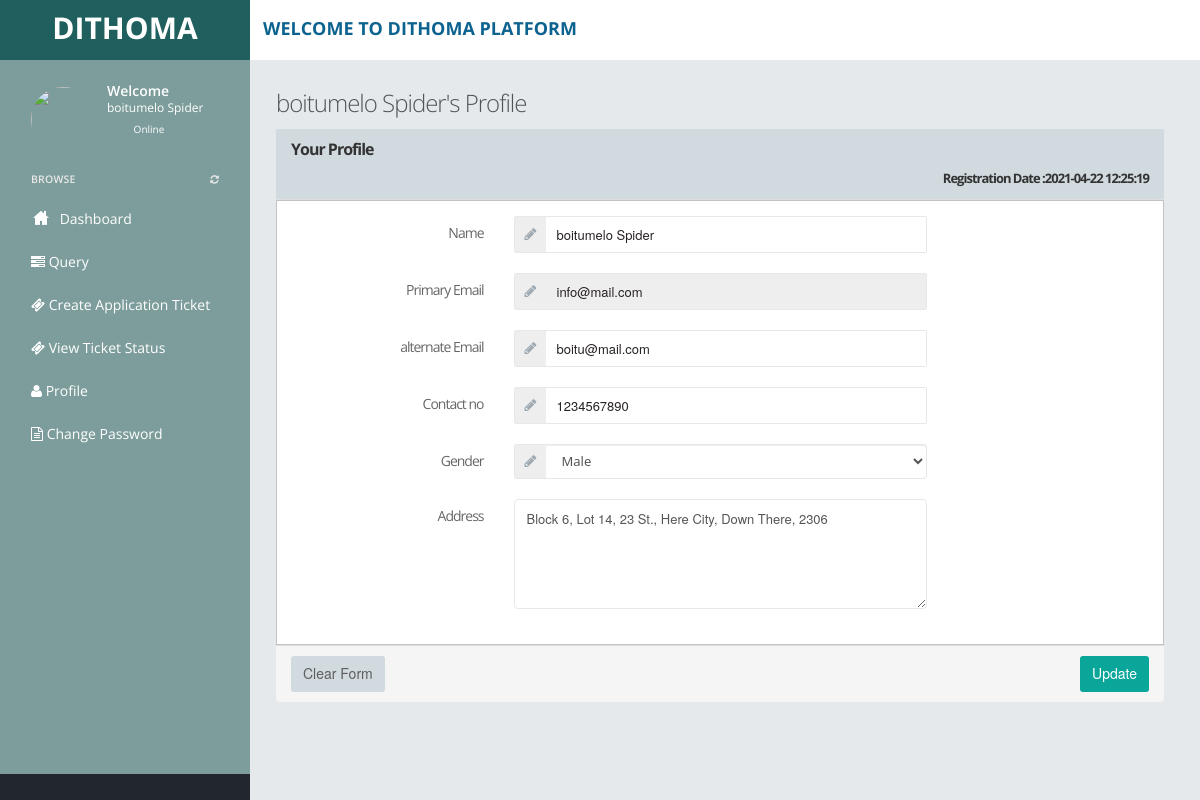
The app's page /profile.php (signed in) with its own data.
### tables this page shows
CREATE TABLE `user` (
  `id` int(11) NOT NULL,
  `name` varchar(255) DEFAULT NULL,
  `email` varchar(255) DEFAULT NULL,
  `alt_email` varchar(255) DEFAULT NULL,
  `password` varchar(255) DEFAULT NULL,
  `mobile` varchar(255) DEFAULT NULL,
  `gender` varchar(255) DEFAULT NULL,
  `address` varchar(500) DEFAULT NULL,
  `status` int(11) DEFAULT NULL,
  `posting_date` timestamp NULL DEFAULT current_timestamp()
);

### profile.php (the view, shortened to what this page needs)
<?php
include("dbconnection.php");
?>
<!DOCTYPE html>
<html>
<head>
<link href="assets/plugins/pace/pace-theme-flash.css" rel="stylesheet" type="text/css" media="screen"/>
<link href="assets/plugins/boostrapv3/css/bootstrap.min.css" rel="stylesheet" type="text/css"/>
<link href="assets/plugins/boostrapv3/css/bootstrap-theme.min.css" rel="stylesheet" type="text/css"/>
<link href="assets/plugins/font-awesome/css/font-awesome.css" rel="stylesheet" type="text/css"/>
<link href="assets/css/animate.min.css" rel="stylesheet" type="text/css"/>
<link href="assets/plugins/jquery-scrollbar/jquery.scrollbar.css" rel="stylesheet" type="text/css"/>
<link href="assets/css/style.css" rel="stylesheet" type="text/css"/>
<link href="assets/css/responsive.css" rel="stylesheet" type="text/css"/>
<link href="assets/css/custom-icon-set.css" rel="stylesheet" type="text/css"/>
</head>
<body class="">
<?php include("header.php");?>
<div class="page-container row-fluid">
	<?php include("leftbar.php");?>
  </div>
  </div>
   <div class="footer-widget">
  </div>
  <div class="page-content">
    <div class="content">
		<div class="page-title">
			<h3><?php echo $_SESSION['name'];?>'s Profile</h3>
<?php
$query=mysqli_query($con,"select * from user where email='".$_SESSION['login']."'");
	 while($row=mysqli_fetch_array($query))
	 {
	  ?>
              <div class="row">
                        <div class="col-md-12">
                            <form class="form-horizontal" method="post" enctype="multipart/form-data">
                            <div class="panel panel-default">
                                <div class="panel-heading">
                                    <h3 class="panel-title"><strong>Your Profile</h3>
                                   <div align="right">
                                        Registration Date :<?php echo $row['posting_date'];?>
                                    </div>
                                </div>
                                <div class="panel-body bg-white">
                                    <div class="form-group">
                                        <label class="col-md-3 col-xs-12 control-label">Name</label>
                                        <div class="col-md-6 col-xs-12">
                                            <div class="input-group">
                                                <span class="input-group-addon"><span class="fa fa-pencil"></span></span>
                                                <input type="text" name="name" value="<?php echo $row['name'];?>" class="form-control"/>
                                            </div>
                                        </div>
                                    </div>
                                   <div class="form-group">
                                        <label class="col-md-3 col-xs-12 control-label">Primary Email </label>
                                        <div class="col-md-6 col-xs-12">
                                            <div class="input-group">
                                                <span class="input-group-addon"><span class="fa fa-pencil"></span></span>
                                                <input type="text" name="email" value="<?php echo $row['email'];?>" disabled="disabled" class="form-control"/>
                                            </div>
                                        </div>
                                    </div>
									   <div class="form-group">
                                        <label class="col-md-3 col-xs-12 control-label">alternate Email  </label>
                                        <div class="col-md-6 col-xs-12">
                                            <div class="input-group">
                                                <span class="input-group-addon"><span class="fa fa-pencil"></span></span>
                                                <input type="text" name="alt_email" value="<?php echo $row['alt_email'];?>"  class="form-control"/>
                                            </div>
                                        </div>
                                    </div>
									   <div class="form-group">
                                        <label class="col-md-3 col-xs-12 control-label">Contact no </label>
                                        <div class="col-md-6 col-xs-12">
                                            <div class="input-group">
                                                <span class="input-group-addon"><span class="fa fa-pencil"></span></span>
                                                <input type="text"  name="phone" value="<?php echo $row['mobile'];?>"  maxlength="10" class="form-control"/>
                                            </div>
                                        </div>
                                    </div>
									   <div class="form-group">
                                        <label class="col-md-3 col-xs-12 control-label">Gender </label>
                                        <div class="col-md-6 col-xs-12">
                                            <div class="input-group">
                                                <span class="input-group-addon"><span class="fa fa-pencil"></span></span>
                                                <select class="form-control select" name="gender">
                                                    <option value="male" <?= $row['gender'] == 'male' ? "selected": "" ?>>Male</option>
                                                </select>
                                            </div>
                                        </div>
                                    </div>
                                    <div class="form-group">
                                        <label class="col-md-3 col-xs-12 control-label">Address</label>
                                        <div class="col-md-6 col-xs-12">
                                            <textarea class="form-control" name="address" rows="5"><?php echo $row['address'];?></textarea>
                                        </div>
                                    </div>
                                </div>
								<?php } ?>
                                <div class="panel-footer">
                                    <button class="btn btn-default" type="reset">Clear Form</button>
                                    <input type="submit" value="Update" name="update" class="btn btn-primary pull-right">
                                </div>
                            </div>
                            </form>
                        </div>
                    </div>
		</div>
    </div>
  </div>
 </div>
</body>
</html>

### assets/css/responsive.css (style rules this page uses)
@media (min-width: 980px) { .page-content { margin-left: 250px; min-height: 100%; } }

### records on screen
user: posting_date "2021-04-22 12:25:19", name "boitumelo Spider", email "info@mail.com", alt_email "boitu@mail.com", phone "1234567890", gender "Male", address "Block 6, Lot 14, 23 St., Here City, Down There, 2306"

### other values on screen
$_SESSION['name'] "boitumelo Spider"
